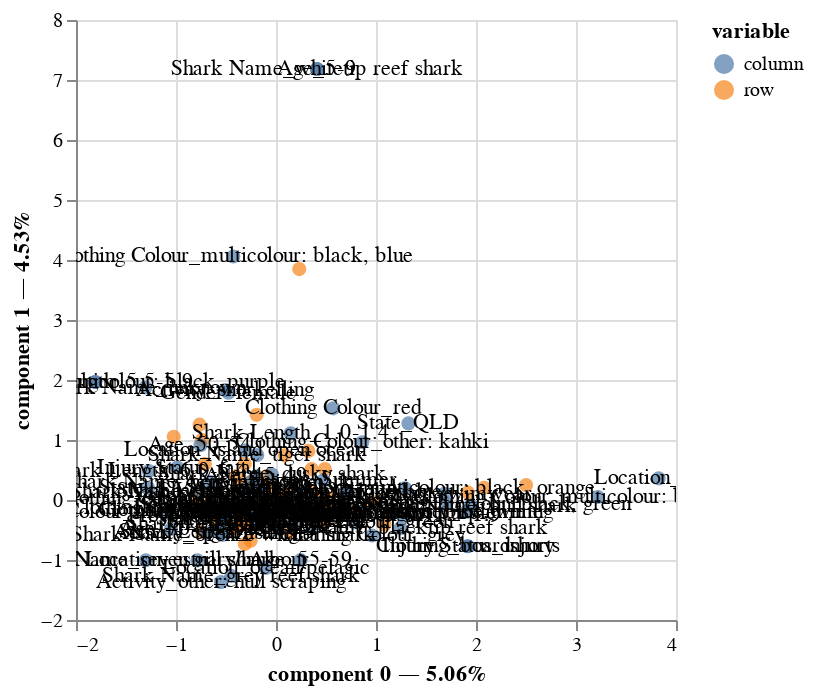

Source (notebook cell):
### Code cell
mca.plot(
    filteredASID,
    x_component=0,
    y_component=1,
    show_column_markers=True,
    show_row_markers=True,
    show_column_labels=True,
    show_row_labels=False
)
